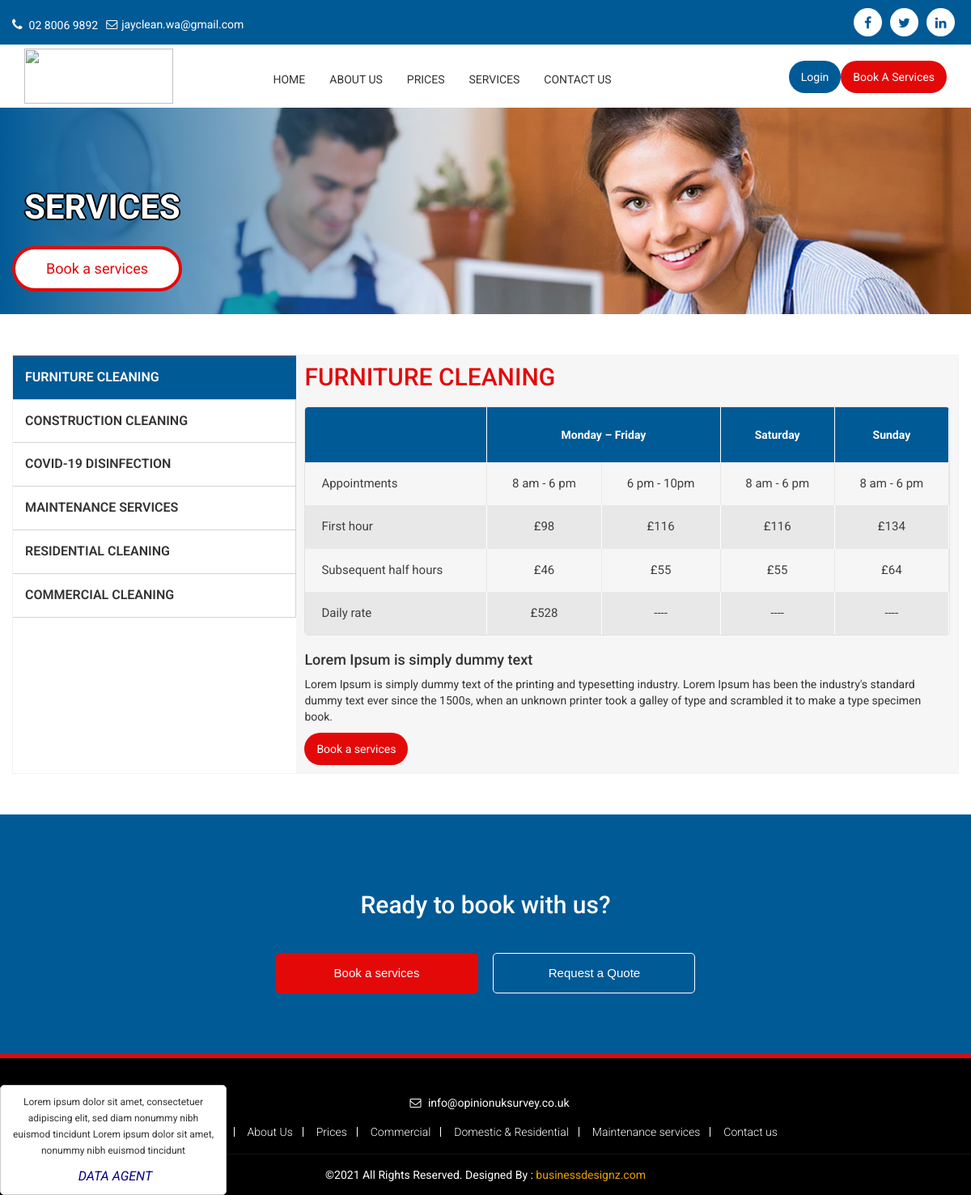
The app's page /prices/ with its own data.
### prices/models.py (models this page shows, shortened)
class Post(models.Model):
    title                   = models.CharField(max_length=200, unique=True)
    slug                    = models.SlugField(max_length=200, unique=True)
    updated_on              = models.DateTimeField(auto_now= True)
    header                  = models.CharField(max_length=200, blank=True)
    blank                   = models.CharField(max_length=200, blank=True)
    Monday_Friday           = models.CharField(max_length=200, blank=True)
    Saturday                = models.CharField(max_length=200, blank=True)
    sunday                = models.CharField(max_length=200, blank=True)
    Appointments            = models.CharField(max_length=200, blank=True)
    app_mon_friday_8am_6pm  = models.CharField(max_length=200, blank=True)
    app_mon_friday_6pm_10pm = models.CharField(max_length=200, blank=True)
    app_Saturday_8am_6pm    = models.CharField(max_length=200, blank=True)
    app_Sunday_8am_6pm      = models.CharField(max_length=200, blank=True)
    First_hour              = models.CharField(max_length=200, blank=True)
    First_hour_mon_friday   = models.CharField(max_length=200, blank=True)
    First_hour_moday_fri    = models.CharField(max_length=200, blank=True)
    First_hour_Saturday     = models.CharField(max_length=200, blank=True)
    First_hour_Sunday       = models.CharField(max_length=200, blank=True)
    Subsequent              = models.CharField(max_length=200, blank=True)
    Subsequent_mon_friday   = models.CharField(max_length=200, blank=True)
    Subsequent_monday_fri   = models.CharField(max_length=200, blank=True)
    Subsequent_Saturday     = models.CharField(max_length=200, blank=True)
    Subsequent_Sunday       = models.CharField(max_length=200, blank=True)
    Daily_rate	            = models.CharField(max_length=200, blank=True)
    Daily_rate_mon_frida    = models.CharField(max_length=200, blank=True)
    Daily_rate_monday_fri   = models.CharField(max_length=200, blank=True)
    Daily_rate_Saturday	    = models.CharField(max_length=200, blank=True)
    Daily_rate_sunday	    = models.CharField(max_length=200, blank=True)
    footer1                 = models.CharField(max_length=200, blank=True)
    footer2                 = models.TextField(blank=True)
    created_on              = models.DateTimeField(auto_now_add=True)
    status                  = models.IntegerField(choices=STATUS, default=0)
    class Meta:
        ordering = ['-created_on']

### prices/views.py (the view)
# urls.py: path('prices/', include('prices.urls')),
class prices(generic.ListView):
    queryset = Post.objects.filter(status=1).order_by('-created_on')
    template_name = 'prices.html'

### templates/prices.html (shortened to what this page needs)
<!DOCTYPE html>
{% extends 'base.html' %}
{% load static %}
{% block content %}
<section class="slider-inner">
  <ul class="rslides">
    <li><img src="{% static 'images/slider_inner5.jpg' %}" alt="">
      <div class="text_w">
        <div class="container">
          <div class="text_bg">
            <h1>Services</h1>
            <a href="{% static 'https://www.vitalforce.co.uk/order-our-staff' %}">Book  a services </a> </div>
        </div>
      </div>
    </li>
  </ul>
</section>
<section class="container_section">
  <section class="prices_section">
    <div class="container">
      <div class="row">
        <section class="prices_tab">
          <form action="{% url 'prices' %}" method="POST">
            <div id="verticalTab">
              <ul class="resp-tabs-list">
                {% for post in post_list %}
                <li>{{ post.title }}</li>
                {% endfor %}
              </ul>
              <div class="resp-tabs-container">
                {% for post in post_list %}
                  {% if post.title > 1 %}
                <div>
                  <div class="price_det">
                  <h2>{{ post.title }}</h2>
                    <table><thead><tr><th></th><th style="text-align: center;" colspan="2">Monday – Friday</th><th style="text-align: center;">Saturday</th><th style="text-align: center;">Sunday</th></tr></thead><tbody><tr><td><span class="bold">Appointments</span></td><td style="text-align: center;"><span class="bold">8 am - 6 pm</span></td><td style="text-align: center;"><span class="bold">6 pm - 10pm</span></td><td style="text-align: center;"><span class="bold">8 am - 6 pm</span></td><td style="text-align: center;"><span class="bold">8 am - 6 pm</span></td></tr><tr><td>First hour</td><td style="text-align: center;">£98</td><td style="text-align: center;">£116</td><td style="text-align: center;">£116</td><td style="text-align: center;">£134</td></tr><tr><td>Subsequent half hours</td><td style="text-align: center;">£46</td><td style="text-align: center;">£55</td><td style="text-align: center;">£55</td><td style="text-align: center;">£64</td></tr><tr><td>Daily rate</td><td style="text-align: center;">£528</td><td style="text-align: center;">---</td><td style="text-align: center;">---</td><td style="text-align: center;">---</td></tr></tbody></table>
                    <h4>Lorem Ipsum is simply dummy text</h4>
                    <p>Lorem Ipsum is simply dummy text of the printing and typesetting industry. Lorem Ipsum has been the industry's standard dummy text ever since the 1500s, when an unknown printer took a galley of type and scrambled it to make a type specimen book.</p>
                    <a href="#">Book a services</a>
                  </div>
                  {% else %}
                <div class="price_det">
                  <h2>{{ post.title }}</h2>
                    <table><thead><tr><th></th><th style="text-align: center;" colspan="2">{{post.Monday_Friday}}</th><th style="text-align: center;">{{post.Saturday }}</th><th style="text-align: center;">{{ post.sunday }}</th></tr></thead><tbody><tr><td><span class="bold">{{ post.Appointments }}</span></td><td style="text-align: center;"><span class="bold">{{ post.app_mon_friday_8am_6pm }}</span></td><td style="text-align: center;"><span class="bold">{{ post.app_mon_friday_6pm_10pm }}</span></td><td style="text-align: center;"><span class="bold">{{ post.app_Saturday_8am_6pm }}</span></td><td style="text-align: center;"><span class="bold">{{ post.app_Sunday_8am_6pm }}</span></td></tr><tr><td>{{post.First_hour }}</td><td style="text-align: center;">£{{ post.First_hour_mon_friday }}</td><td style="text-align: center;">£{{post.First_hour_moday_fri}}</td><td style="text-align: center;">£{{ post.First_hour_Saturday }}</td><td style="text-align: center;">£{{ post.First_hour_Sunday}}</td></tr><tr><td>{{ post.Subsequent }}</td><td style="text-align: center;">£{{post.Subsequent_mon_friday}}</td><td style="text-align: center;">£{{ post.Subsequent_monday_fri}}</td><td style="text-align: center;">£{{ post.Subsequent_Saturday }}</td><td style="text-align: center;">£{{ post.Subsequent_Sunday }}</td></tr><tr><td>{{ post.Daily_rate }}</td><td style="text-align: center;">£{{ post.Daily_rate_mon_frida}}</td><td style="text-align: center;">{{ post.Daily_rate_monday_fri }}</td><td style="text-align: center;">{{ post.Daily_rate_Saturday }}</td><td style="text-align: center;">{{ post.Daily_rate_sunday }}</td></tr></tbody></table>
                    <h4>{{ post.footer1 }}</h4>
                    <p>{{ post.footer2 }}</p>
                    <a href="#">Book a services</a>
                  </div>
                  {% endif %}
                {% endfor %}
                </div>
              </div>
            </div>
        </section>
  </section>
  <section class="book-section">
  <div class="container">
  <div class="row">
  <div class="col-sm-12 col-xs-12">
  <h2>Ready to book with us?</h2>
  <div class="section-cta-parent">
  <a href="#" rel="nofollow" class="btn filled book-btn" data-book-btn="true" title="Book now"> Book a services </a>
  <a href="#" rel="nofollow" class="btn btn-white" title="Contact us"> Request a Quote </a>
  </div> </div> </div> </div> </section>
  <section class="testimonial_section">
    <div class="testimonial_box">
      <div id="owl-demo" class="owl-carousel">
        <div class="item">
          <p>Lorem ipsum dolor sit amet, consectetuer adipiscing elit, sed diam nonummy nibh euismod tincidunt  Lorem ipsum dolor sit amet,
            nonummy nibh euismod tincidunt </p>
          <div class="testimonial-author">DATA AGENT</div>
        </div>
      </div>
    </div>
  </section>
{% endblock %}

### growclean/static/css/style.css (style rules this page uses)
body { margin: 0; padding: 0; font-family: "Roboto", sans-serif; font-size:16px; }
p { color: #333333; line-height: 20px; font-size: 14px; font-weight: 400; }
img { width:100%; }
.container_section { float:left; width:100%; }
.testimonial_section { float: left; width: 280px; position: fixed; left: 0; bottom: 0; z-index: 123; }
.testimonial_box { float:left; width:100%; }
.owl-carousel .item { padding: 10px; margin: 0; float: none; text-align:center; background: #fff; border-radius: 5px; border: 1px solid #ccc; }
.owl-carousel .item p { font-size: 12px; color: #333333; line-height: 20px; }
.testimonial-author { margin-top: 11px; padding-left: 5px; font-style: italic; color: #000080; }
.book-section { background-color: #005a96; color: #fff; float: left; width: 100%; text-align: center; padding: 75px 0; }
.book-section .section-cta-parent { margin-top: 43px; }
.book-section .btn.filled { background-color: #e30909; color: #fff; border-color: #e30909; }
.book-section .btn { min-width: 250px; padding: 20px 18px; margin: 0 7.5px; }
.book-section .btn { display: inline-block; border-radius: 5px; border: 1px solid #e00087; background-color: transparent; padding: 14px 18px; color: #e00087; cursor: pointer; -webkit-transition: all .2s ease-in-out; -moz-transition: all .2s ease-in-out; -o-transition: all .2s ease-in-out; transition: all .2s ease-in-out; font: 15px/1.3em ralewaybold,Arial,Helvetica,sans-serif; }
.btn.btn-white, .btn.btn-white.filled:hover { background-color: transparent; color: #fff; border: 1px solid #fff; }
.slider-inner { width: 100%; float: left; position: relative; }
.slider-inner ul { list-style-type: none; margin: 0; padding: 0; }
.slider-inner ul li { width: 100%; float: left; }
.slider-inner ul li img { width: 100%; float: left; }
.slider-inner ul li .text_w { position: absolute; top: 0; width: 100%; height: 100%; background: -moz-linear-gradient(left, rgba(1,90,150,1) 0%, rgba(125,185,232,0.17) 43%, rgba(125,185,232,0) 52%); background: -webkit-linear-gradient(left, rgba(1,90,150,1) 0%,rgba(125,185,232,0.17) 43%,rgba(125,185,232,0) 52%); background: linear-gradient(to right, rgba(1,90,150,1) 0%,rgba(125,185,232,0.17) 43%,rgba(125,185,232,0) 52%); filter: progid:DXImageTransform.Microsoft.gradient( startColorstr='#015a96', endColorstr='#007db9e8',GradientType=1 ); }
.slider-inner ul li .text_bg { width: 100%; float: left; margin-top: 7%; }
.slider-inner ul li .text_bg h1 { font-size: 42px; width: 100%; text-align: left; color: #fff; font-weight: bold; text-transform: uppercase; float: right; text-shadow: 2px 0 0 #000, -2px 0 0 #000, 0 2px 0 #000, 0 -2px 0 #000, 1px 1px #000, -1px -1px 0 #000, 1px -1px 0 #000, -1px 1px 0 #000; }
.slider-inner ul li .text_w a { color: #e30909; font-size: 18px; font-weight: 400; background: #fff; border: 4px solid #e30909; padding: 11px 38px; top: 15px; position: relative; border-radius: 30px; float: left; right: 15px; }
.prices_section { margin-top:50px; width:100%; float:left; }
.container_section { width: 100%; float: left; }
.price_det { float: left; width: 100%; padding: 10px; background:#f7f6f6; }
.price_det table { width: 100%; border-collapse: separate; webkit-border-radius: 5px 5px 5px 5px; border-radius: 5px 5px 5px 5px; border-spacing: 0; border: 1px solid #e2e2e2; overflow: hidden; margin-bottom: 20px; }
.price_det table thead tr { background: #005a96; }
.price_det table thead tr th { color: #fff; font-size: 14px; padding: 24px 0; text-align: center; border-right: 1px solid #fff; }
.price_det table tbody tr td { font-size: 15px; color: #404040; padding: 16px 20px; }
.price_det table tbody tr:nth-child(odd) td { border-right: 1px solid #e8e8e8; }
table tbody tr:nth-child(even) { background: #e8e8e8; }
.price_det table tbody tr:nth-child(even) td { border-right: 1px solid #fff; }
.prices_tab { float: left; width: 100%; border: 1px solid #f1f3f4; margin: 0px 0 50px; }
.price_det h2 { color: #e30909; padding-bottom: 20px; text-transform: uppercase; margin: 0; }
.price_det a { display: block; font-size: 14px; text-align: left; text-decoration: none; padding: 5px 15px; color: #333; font-weight: normal; line-height: 30px; float: left; background: #e30909; color: #fff; border-radius: 20px; }

### records on screen
Post: title "FURNITURE CLEANING", Monday_Friday "Monday – Friday", Saturday "Saturday", sunday "Sunday", Appointments "Appointments", app_mon_friday_8am_6pm "8 am - 6 pm", app_mon_friday_6pm_10pm "6 pm - 10pm", app_Saturday_8am_6pm "8 am - 6 pm", app_Sunday_8am_6pm "8 am - 6 pm", First_hour "First hour", First_hour_mon_friday "98", First_hour_moday_fri "116", First_hour_Saturday "116", First_hour_Sunday "134", Subsequent "Subsequent half hours", Subsequent_mon_friday "46", Subsequent_monday_fri "55", Subsequent_Saturday "55", Subsequent_Sunday "64", Daily_rate "Daily rate", Daily_rate_mon_frida "528", Daily_rate_monday_fri "----", Daily_rate_Saturday "----", Daily_rate_sunday "----", footer1 "Lorem Ipsum is simply dummy text", footer2 "Lorem Ipsum is simply dummy text of the printing and typesetting industry. Lorem Ipsum has been the industry's standard dummy text ever since the 1500s, when an unknown printer took a galley of type and scrambled it to make a type specimen book."
Post: title "CONSTRUCTION CLEANING"
Post: title "COVID-19 DISINFECTION"
Post: title "MAINTENANCE SERVICES"
Post: title "RESIDENTIAL CLEANING"
Post: title "COMMERCIAL CLEANING"
